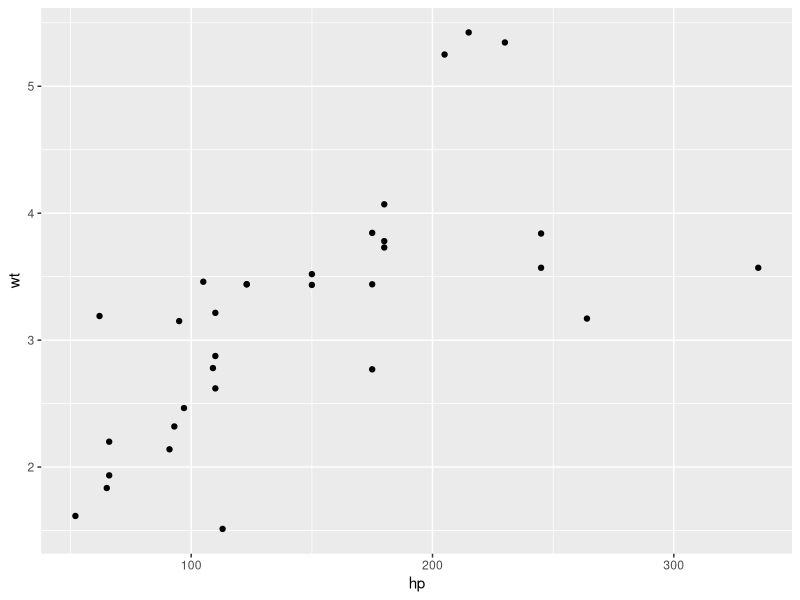

Write the R code that produced this figure.
## ---- chunk 1
knitr::opts_chunk$set(
  collapse = TRUE,
  comment = "#>",
  fig.path = "man/figures/README-",
  out.width = "100%"
)
## ---- chunk 2
library(tidyverse)
mtcars %>%
  ggplot(aes(x = hp, y = wt)) +
  geom_point()

